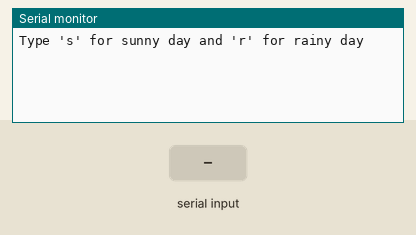
Recording of a sketch running on a simulated Arduino Uno, built with avr-gcc and run on an emulated ATmega328P. Parts: the last lines printed to the serial monitor. The inputs (shaded band) are chosen by the test bench.

Above: at 1.2 s.
1.3 s: "r" received over Serial
At 2.5 s:
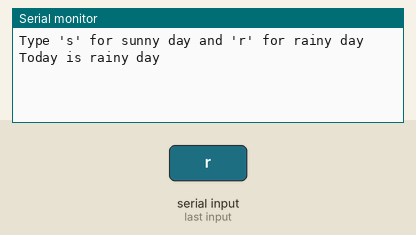
2.8 s: "s" received over Serial
At 3.6 s:
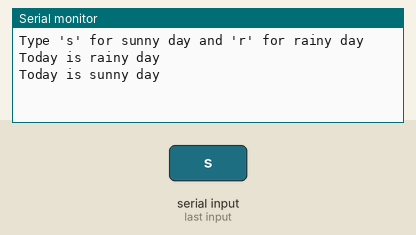
4.3 s: "1" received over Serial
At 4.8 s:
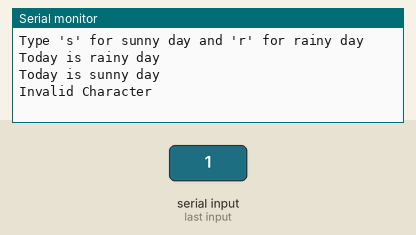

The sketch:

10.If-Else-Conditional-Statement.ino
```cpp
void setup()
{
  Serial.begin(9600);
  Serial.println("Type 's' for sunny day and 'r' for rainy day");
}

void loop()
{
  if(Serial.available() > 0){
  	char data = Serial.read();
    if(data == 'r' || data =='R'){
    	Serial.println("Today is rainy day");
    }
    else if(data == 's' || data == 'S'){
    	Serial.println("Today is sunny day");
    }
    else{
    	Serial.println("Invalid Character");
    }
  }
}
```

Measured:
- after the input at 1.3 s, the serial monitor: prints a new line at once (image 1)
- after the input at 2.8 s, the serial monitor: prints a new line at once (image 2)
- after the input at 4.3 s, the serial monitor: prints a new line at once (image 3)
